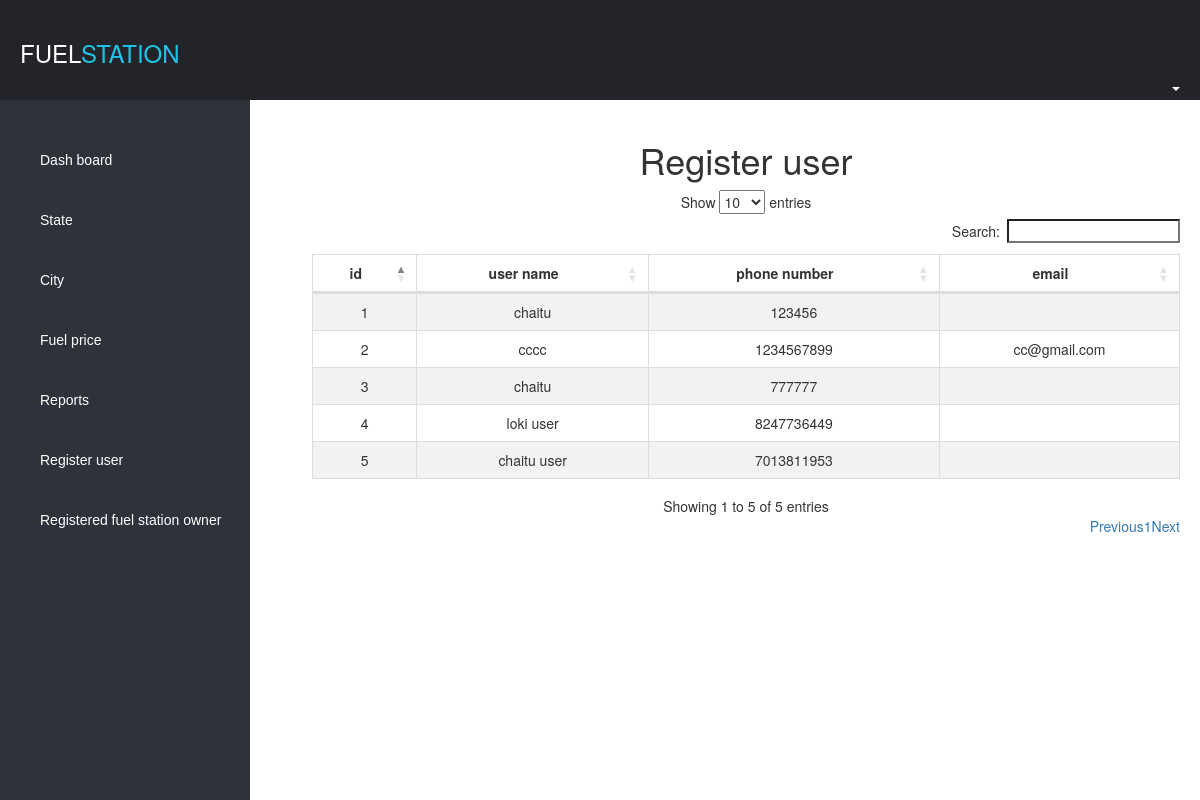
Screenshot of /admin/user.php with the database file from the repository.
### tables this page shows
CREATE TABLE `users` (
  `id` int(11) NOT NULL,
  `user_name` varchar(100) DEFAULT NULL,
  `fuelstation_name` varchar(256) NOT NULL,
  `phone_number` bigint(20) NOT NULL,
  `email` varchar(100) DEFAULT NULL,
  `password` varchar(256) DEFAULT NULL,
  `account_type` enum('ADMIN','USER','FUEL_OWNERS','FUEL_STATION') DEFAULT NULL,
  `created_at` datetime NOT NULL DEFAULT current_timestamp()
);

### admin/user.php (the view, shortened to what this page needs)
<?php
include 'header.php';
?>
<div class="right " style="padding-right: 20px">
<h1>Register user</h1>
    <table id="example" class="table table-striped table-bordered" style="width:100%">
        <thead >
            <th style="text-align: center">id</th>
            <th style="text-align: center">user name</th>
            <th style="text-align: center">phone number</th>
            <th style="text-align: center">email</th>
        </thead>
        <tbody>
<?php
$sql = "SELECT * FROM `users` WHERE `account_type`='USER' order by`id` desc ";
$result = mysqli_query($conn, $sql) or die(mysqli_error());
if (mysqli_num_rows($result) > 0) {
    $cnt=1;
    while ($row = mysqli_fetch_array($result)) {
        ?>
        <tr style="text-align: center">
            <td><?php echo $cnt; ?></td>
            <td><?php echo $row['user_name']; ?></td>
            <td><?php echo $row['phone_number']; ?></td>
            <td><?php echo $row['email']; ?></td>
        </tr>
        <?php
        $cnt++;
    }
    ?>
    </tbody>
    <?php
    }
?>
    </table>
</div>
<?php
include 'footer.php';
?>

### assets/dashboard.css (style rules this page uses)
* { margin:auto; padding:0px; }
body { margin:0px; }
.right { width:74%; margin-top:120px; float:right; text-align: center; }

### rows the page displays
users: user_name "chaitu", phone_number "123456"
users: user_name "cccc", phone_number "1234567899", email "cc@gmail.com"
users: user_name "chaitu", phone_number "777777"
users: user_name "loki user", phone_number "8247736449"
users: user_name "chaitu user", phone_number "7013811953"
